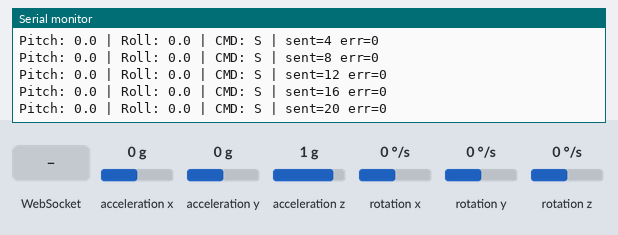
Simulated run of this sketch. Board: ESP32. Shown: the last lines printed to the serial monitor. Wiring (inferred from the names in the program): MPU-6050 motion sensor at I2C address 0x68. Inputs (shaded band) come from the test bench; at power-on: acceleration x 0 g, acceleration y 0 g, rotation y 0 °/s, acceleration z 1 g, rotation x 0 °/s, rotation z 0 °/s. WiFi joins after 1.5 s; servers stay silent unless stated.

Above: at 7.4 s.
7.5 s: acceleration x set to -1.4 g
At 8.02 s:
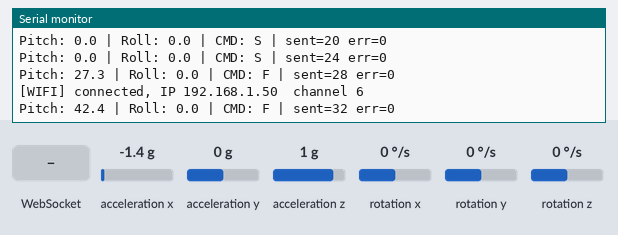
9.2 s: WebSocket text "B" received
10.7 s: acceleration x set to 0.8 g
At 11.22 s:
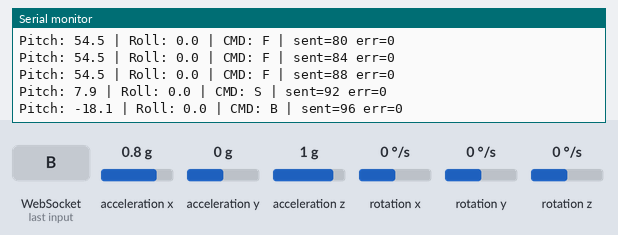
12.7 s: acceleration y set to -1.4 g
At 12.82 s:
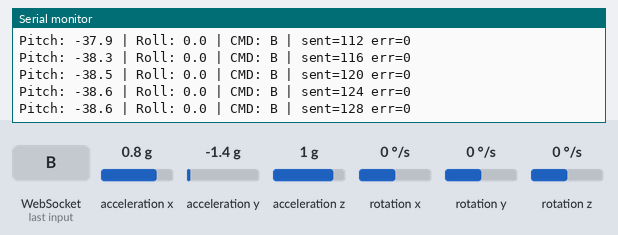
14.2 s: rotation y set to 100 °/s
At 14.62 s:
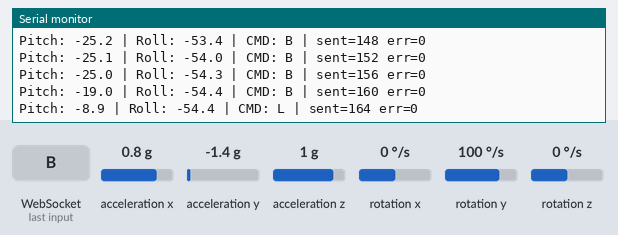
16.1 s: acceleration y set to 0.8 g
At 16.62 s:
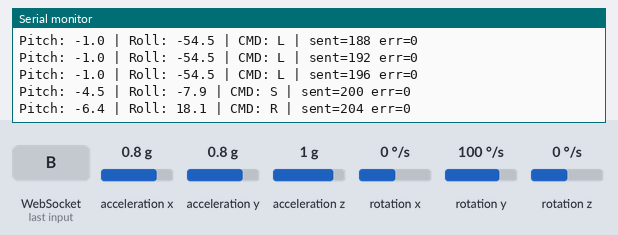
Timing chart, 0 to 19.1 s (numbered marks = the images above; inputs shaded):
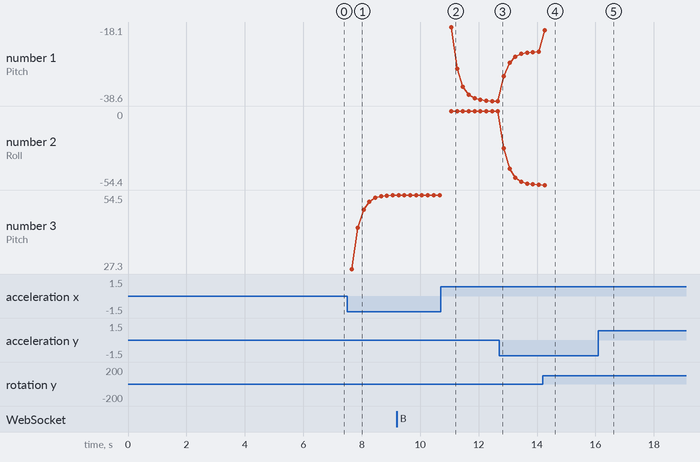

Measured:
- after the input at 7.5 s, the serial monitor: prints a new line after 0.16 s (image 1)
- after the input at 10.7 s, the serial monitor: prints a new line after 0.16 s (image 2)
- after the input at 14.2 s, the serial monitor: prints a new line after 0.06 s (image 4)
- after the input at 16.1 s, the serial monitor: prints a new line after 0.16 s (image 5)
- plotted number 1: -38.6 → -25 after the input at 12.7 s, -25 → -19 after the input at 14.2 s
- plotted number 2: 0 → -54.3 after the input at 12.7 s

The sketch:

glove_esp.ino
```cpp
// GLOVE ESP32 - MPU6050 gesture sender
// Links:  this ESP -> main ESP via ESP-NOW (driving, 20 packets/s)
//         this ESP <-> laptop hub via WiFi WebSocket (telemetry only)
//
// Needs: ESP32 Arduino core 3.x
// Libraries: "WebSockets" (Markus Sattler), "ArduinoJson" 7.x
// Start the laptop hotspot (2.4 GHz) BEFORE powering the ESPs.

#include <WiFi.h>
#include <esp_now.h>
#include <Wire.h>
#include <math.h>
#include <WebSocketsClient.h>
#include <ArduinoJson.h>

// ---------------- NETWORK (edit these) ----------------
const char*    WIFI_SSID = "AiPoweredCam";
const char*    WIFI_PASS = "AiPoweredCam7";
const char*    HUB_HOST  = "192.168.137.1";
const uint16_t HUB_PORT  = 8000;
const char*    DEVICE_ID = "glove";

// REPLACE with the MAIN ESP's MAC (main_esp prints it on the Serial Monitor at boot)
uint8_t mainMac[] = { 0x20, 0x50, 0x0D, 0xCE, 0x3E, 0xA4 };

// ---------------- MPU6050 ----------------
#define MPU_ADDR 0x68
#define SDA_PIN 21
#define SCL_PIN 22

// ---------------- SETTINGS ----------------
#define GESTURE_THRESHOLD   12.0   // degrees to START a gesture
#define GESTURE_HYSTERESIS   3.0   // gesture ends only after falling this far back (stops flicker)
#define ALPHA 0.96

#define SENSOR_INTERVAL    10
#define SEND_INTERVAL      50
#define PRINT_INTERVAL    200
#define TELEMETRY_INTERVAL 200

// Same struct as main_esp.ino
struct __attribute__((packed)) GlovePacket {
  char     cmd;
  uint16_t seq;
};

WebSocketsClient ws;

// ---------------- DATA ----------------
float pitch = 0, roll = 0;
float neutralPitch = 0, neutralRoll = 0;
float gyroBiasX = 0, gyroBiasY = 0;
float accelX, accelY, accelZ;
float gyroX, gyroY, gyroZ;

unsigned long lastSensorTime = 0;
unsigned long lastSendTime = 0;
unsigned long lastPrintTime = 0;

char currentCommand = 'S';
uint16_t packetSeq = 0;
uint32_t packetsSent = 0;
uint32_t sendErrors = 0;

// ---------------- MPU FUNCTIONS ----------------
bool readMPU() {
  Wire.beginTransmission(MPU_ADDR);
  Wire.write(0x3B);
  if (Wire.endTransmission(false) != 0) return false;
  if (Wire.requestFrom(MPU_ADDR, 14, true) != 14) return false;

  int16_t ax = Wire.read() << 8 | Wire.read();
  int16_t ay = Wire.read() << 8 | Wire.read();
  int16_t az = Wire.read() << 8 | Wire.read();
  Wire.read(); Wire.read();                       // temperature
  int16_t gx = Wire.read() << 8 | Wire.read();
  int16_t gy = Wire.read() << 8 | Wire.read();
  int16_t gz = Wire.read() << 8 | Wire.read();

  accelX = ax / 4096.0;  accelY = ay / 4096.0;  accelZ = az / 4096.0;
  gyroX  = gx / 65.5;    gyroY  = gy / 65.5;    gyroZ  = gz / 65.5;
  return true;
}

void initializeMPU() {
  Wire.begin(SDA_PIN, SCL_PIN);
  Wire.setClock(100000);

  Wire.beginTransmission(MPU_ADDR); Wire.write(0x6B); Wire.write(0x00); Wire.endTransmission();
  delay(100);
  Wire.beginTransmission(MPU_ADDR); Wire.write(0x1C); Wire.write(0x10); Wire.endTransmission();  // +/-8 g
  Wire.beginTransmission(MPU_ADDR); Wire.write(0x1B); Wire.write(0x08); Wire.endTransmission();  // +/-500 deg/s
  Serial.println("MPU6050 initialized");
}

void calibrateMPU() {
  Serial.println("\nKeep your hand FLAT and STILL.");
  Serial.println("Calibration starts in 3 seconds...");
  delay(3000);

  float sumPitch = 0, sumRoll = 0, sumGyroX = 0, sumGyroY = 0;
  int samples = 0;

  for (int i = 0; i < 100; i++) {
    if (readMPU()) {
      sumPitch += atan2(-accelX, sqrt(accelY * accelY + accelZ * accelZ)) * RAD_TO_DEG;
      sumRoll  += atan2(accelY, accelZ) * RAD_TO_DEG;
      sumGyroX += gyroX;
      sumGyroY += gyroY;
      samples++;
    }
    delay(20);
  }

  if (samples == 0) {
    Serial.println("MPU6050 reading failed!");
    while (true) delay(1000);
  }

  neutralPitch = sumPitch / samples;
  neutralRoll  = sumRoll / samples;
  gyroBiasX = sumGyroX / samples;
  gyroBiasY = sumGyroY / samples;
  pitch = neutralPitch;
  roll  = neutralRoll;

  Serial.println("Calibration completed!");
}

// ---------------- GESTURE DETECTION (with hysteresis) ----------------
char detectGesture() {
  float dp = pitch - neutralPitch;
  float dr = roll - neutralRoll;
  float exitT = GESTURE_THRESHOLD - GESTURE_HYSTERESIS;

  // keep the current gesture until it falls back inside the exit band
  switch (currentCommand) {
    case 'B': if (dp < -exitT) return 'B'; break;
    case 'F': if (dp >  exitT) return 'F'; break;
    case 'L': if (dr < -exitT) return 'L'; break;
    case 'R': if (dr >  exitT) return 'R'; break;
  }

  if (dp < -GESTURE_THRESHOLD) return 'B';
  if (dp >  GESTURE_THRESHOLD) return 'F';
  if (dr < -GESTURE_THRESHOLD) return 'L';
  if (dr >  GESTURE_THRESHOLD) return 'R';
  return 'S';
}

// ---------------- HUB LINK ----------------
void onWsEvent(WStype_t type, uint8_t* payload, size_t length) {
  switch (type) {
    case WStype_CONNECTED:    Serial.println("[HUB] connected"); break;
    case WStype_DISCONNECTED: Serial.println("[HUB] disconnected"); break;
    case WStype_TEXT: {
      JsonDocument doc;
      if (deserializeJson(doc, payload, length)) return;
      if (!strcmp(doc["cmd"] | "", "ping")) {
        JsonDocument r;
        r["type"] = "pong";
        r["n"] = doc["n"].as<int>();
        char buf[64];
        size_t n = serializeJson(r, buf, sizeof(buf));
        ws.sendTXT((uint8_t*)buf, n);
      }
      break;
    }
    default: break;
  }
}

void sendTelemetry() {
  static unsigned long last = 0;
  static uint32_t seq = 0;
  if (millis() - last < TELEMETRY_INTERVAL) return;
  last = millis();
  if (!ws.isConnected()) return;

  JsonDocument doc;
  doc["device"] = DEVICE_ID;
  doc["seq"] = seq++;
  doc["uptime_ms"] = millis();
  doc["rssi"] = WiFi.RSSI();
  JsonObject d = doc["data"].to<JsonObject>();
  d["pitch_deg"] = pitch - neutralPitch;
  d["roll_deg"] = roll - neutralRoll;
  d["command"] = String(currentCommand);
  d["packets_sent"] = packetsSent;
  d["send_errors"] = sendErrors;
  char buf[320];
  size_t n = serializeJson(doc, buf, sizeof(buf));
  ws.sendTXT((uint8_t*)buf, n);
}

void wifiKeepAlive() {
  static unsigned long lastTry = 0;
  static bool wasConnected = false;
  bool connected = (WiFi.status() == WL_CONNECTED);

  if (connected && !wasConnected) {
    Serial.print("[WIFI] connected, IP ");
    Serial.print(WiFi.localIP());
    Serial.print("  channel ");
    Serial.println(WiFi.channel());
  }
  if (!connected && millis() - lastTry > 8000) {
    lastTry = millis();
    Serial.println("[WIFI] reconnecting...");
    WiFi.disconnect(false);
    WiFi.begin(WIFI_SSID, WIFI_PASS);
  }
  wasConnected = connected;
}

void startNetwork() {
  WiFi.mode(WIFI_STA);
  WiFi.setSleep(false);
  WiFi.begin(WIFI_SSID, WIFI_PASS);

  if (esp_now_init() != ESP_OK) {
    Serial.println("[ESPNOW] init failed");
    while (true) delay(1000);
  }
  esp_now_peer_info_t peer = {};
  memcpy(peer.peer_addr, mainMac, 6);
  peer.channel = 0;            // 0 = whatever channel the hotspot is on
  peer.encrypt = false;
  if (esp_now_add_peer(&peer) != ESP_OK) {
    Serial.println("[ESPNOW] add peer failed");
  }

  char url[32];
  snprintf(url, sizeof(url), "/ws/%s", DEVICE_ID);
  ws.begin(HUB_HOST, HUB_PORT, url);
  ws.onEvent(onWsEvent);
  ws.setReconnectInterval(2000);
  ws.enableHeartbeat(10000, 3000, 2);
}

// ---------------- SETUP ----------------
void setup() {
  Serial.begin(115200);
  delay(1000);

  initializeMPU();
  calibrateMPU();
  startNetwork();

  lastSensorTime = lastSendTime = lastPrintTime = millis();
  Serial.println("\nGesture control started (ESP-NOW + hub telemetry)!");
}

// ---------------- LOOP ----------------
void loop() {
  unsigned long now = millis();

  if (now - lastSensorTime >= SENSOR_INTERVAL) {
    float dt = (now - lastSensorTime) / 1000.0;
    lastSensorTime = now;

    if (readMPU()) {
      float accelPitch = atan2(-accelX, sqrt(accelY * accelY + accelZ * accelZ)) * RAD_TO_DEG;
      float accelRoll  = atan2(accelY, accelZ) * RAD_TO_DEG;

      pitch = ALPHA * (pitch + (gyroY - gyroBiasY) * dt) + (1.0 - ALPHA) * accelPitch;
      roll  = ALPHA * (roll  + (gyroX - gyroBiasX) * dt) + (1.0 - ALPHA) * accelRoll;

      currentCommand = detectGesture();
    }
  }

  // Driving command to the main ESP, every 50 ms (never waits for the laptop)
  if (now - lastSendTime >= SEND_INTERVAL) {
    lastSendTime = now;
    GlovePacket p = { currentCommand, packetSeq++ };
    if (esp_now_send(mainMac, (uint8_t*)&p, sizeof(p)) == ESP_OK) packetsSent++;
    else sendErrors++;
  }

  wifiKeepAlive();
  if (WiFi.status() == WL_CONNECTED) ws.loop();
  sendTelemetry();

  if (now - lastPrintTime >= PRINT_INTERVAL) {
    lastPrintTime = now;
    Serial.printf("Pitch: %.1f | Roll: %.1f | CMD: %c | sent=%lu err=%lu\n",
                  pitch - neutralPitch, roll - neutralRoll, currentCommand,
                  (unsigned long)packetsSent, (unsigned long)sendErrors);
  }
}
```
